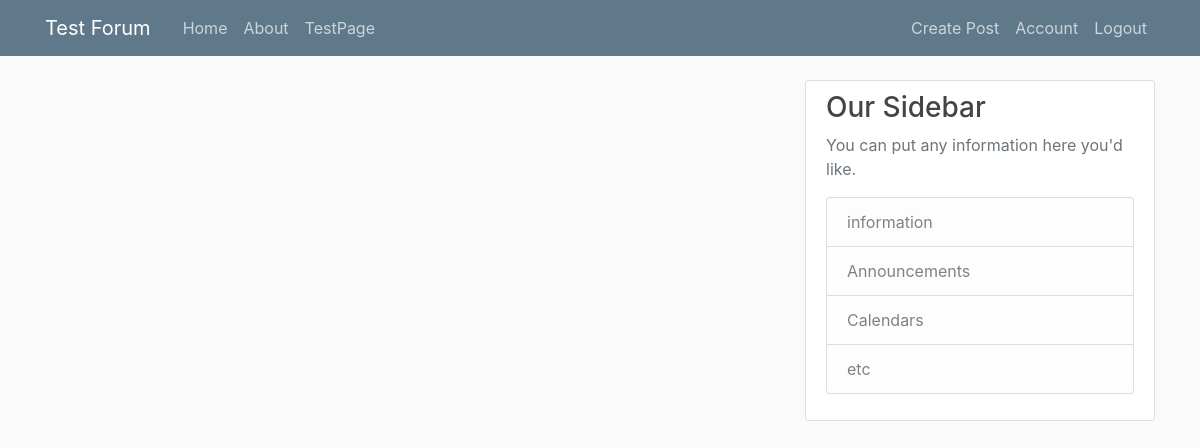
The page /home (signed in) on the database as committed earlier.
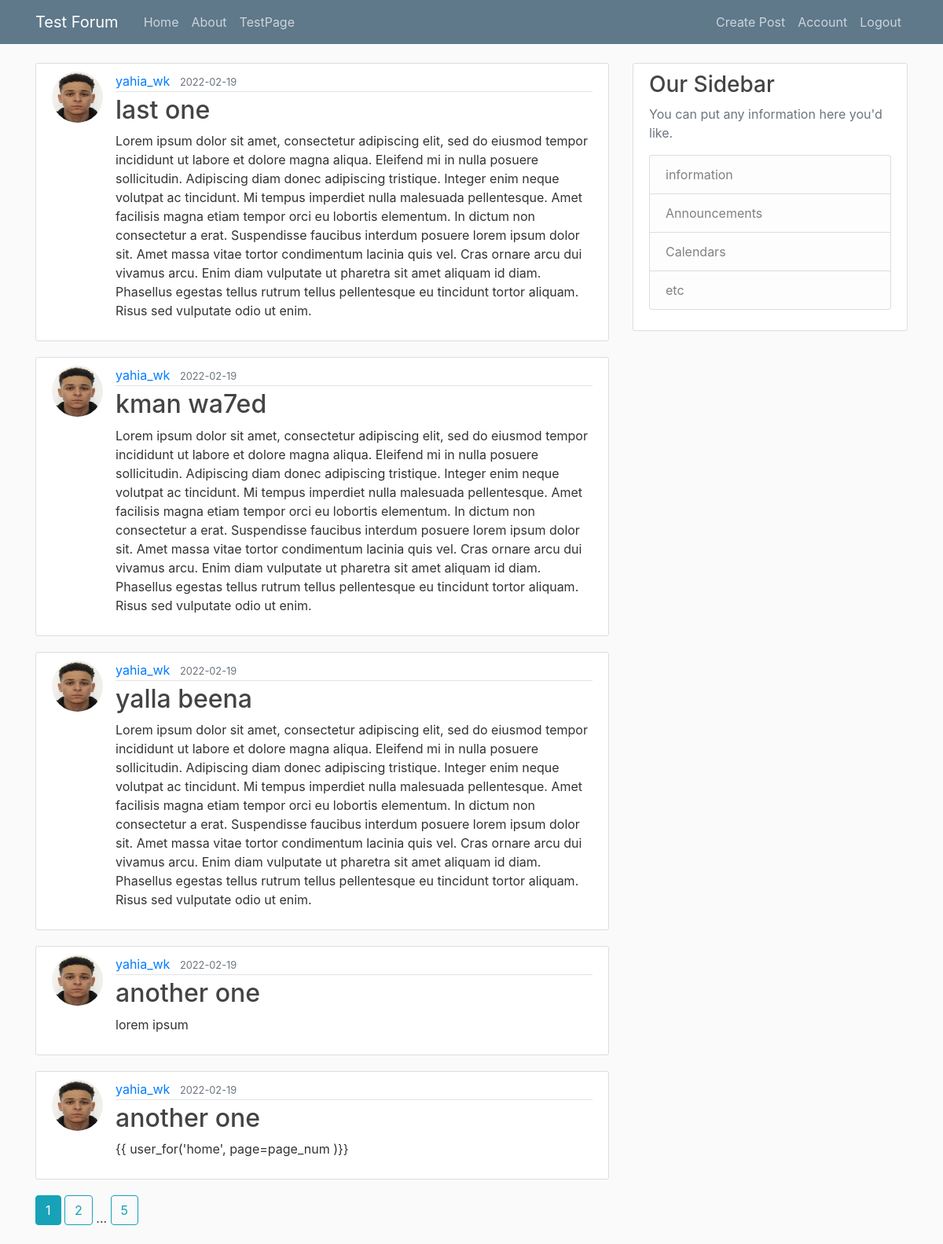
The same page on the database as committed later.
### flaskblog/models.py (models this page shows, shortened)
class Post(db.Model):
    id = db.Column(db.Integer, primary_key=True)
    title =  db.Column(db.String(100), nullable=False)
    date_posted = db.Column(db.DateTime, nullable=False, default=datetime.utcnow)
    content = db.Column(db.Text, nullable=False)
    user_id = db.Column(db.Integer, db.ForeignKey('user.id'), nullable=False)

class User(db.Model, UserMixin):
    id = db.Column(db.Integer, primary_key=True)
    username = db.Column(db.String(20), unique=True, nullable=False)
    email = db.Column(db.String(120), unique=True, nullable=False)
    image_file = db.Column(db.String(20), nullable=False, default='default.jpg')
    password = db.Column(db.String(60), nullable=False)
    posts = db.relationship('Post', backref='author', lazy=True)

### flaskblog/routes.py (the view)
@app.route("/")
@app.route("/home")
@login_required
def home():
    page = request.args.get('page', 1, type=int)
    posts = Post.query.order_by(Post.date_posted.desc()).paginate(per_page=5, page=page)
    return render_template('home.html', posts=posts)

### flaskblog/models.py (called while the page is built)
@login_manager.user_loader
def load_user(user_id):
    return User.query.get(int(user_id))

### flaskblog/templates/home.html
{% extends "layout.html" %}
{% block content %}
    {% for post in posts.items %}
        <article class="media content-section">
          <img class="rounded-circle article-img" src="{{ url_for('static', filename='profile_pics/' + post.author.image_file) }}">
          <div class="media-body">
            <div class="article-metadata">
              <a class="mr-2" href="{{ url_for('user_posts', username=post.author.username) }}">{{ post.author.username }}</a>
              <small class="text-muted">{{ post.date_posted.strftime('%Y-%m-%d') }}</small>
            </div>
            <h2><a class="article-title" href="{{ url_for('post', post_id=post.id) }}">{{ post.title }}</a></h2>
            <p class="article-content">{{ post.content }}</p>
          </div>
        </article>
    {% endfor %}
    {% for page_num in posts.iter_pages(left_edge=1, right_edge=1, left_current=1, right_current=2) %}
        {% if page_num %}
          {% if posts.page == page_num %}
            <a class="btn btn-info mb-4" href="{{ url_for('home', page=page_num )}}">{{ page_num }} </a>
          {% else %}
            <a class="btn btn-outline-info mb-4" href="{{ url_for('home', page=page_num )}}">{{ page_num }} </a>
          {% endif %}
        {% else %}
          ...
        {% endif %}
    {% endfor %}
{% endblock content %}

### flaskblog/templates/layout.html (shortened to what this page needs)
<!DOCTYPE html>
<html>
    <head>
        <link rel="stylesheet" href="https://maxcdn.bootstrapcdn.com/bootstrap/4.0.0/css/bootstrap.min.css">
        <link rel="stylesheet" type="text/css" href="{{ url_for('static', filename='main.css') }}">
        <link rel="stylesheet" href="https://use.fontawesome.com/releases/v5.8.1/css/all.css">
    </head>
    <body>
        <header class="site-header">
            <nav class="navbar navbar-expand-md navbar-dark bg-steel fixed-top">
              <div class="container">
                <a class="navbar-brand mr-4" href="/">Test Forum</a>
                <div class="collapse navbar-collapse" id="navbarToggle">
                  <div class="navbar-nav mr-auto">
                    <a class="nav-item nav-link" href="{{ url_for('home') }}">Home</a>
                    <a class="nav-item nav-link" href="{{ url_for('about') }}">About</a>
                    <a class="nav-item nav-link" href="{{ url_for('testpage') }}">TestPage</a>
                  </div>
                  <div class="navbar-nav">
                    {% if current_user.is_authenticated %}
                    <a class="nav-item nav-link" href="{{ url_for('new_post') }}">Create Post</a>
                    <a class="nav-item nav-link" href="{{ url_for('account') }}">Account</a>
                    <a class="nav-item nav-link" href="{{ url_for('logout') }}">Logout</a>
                    {% else %}
                      <a class="nav-item nav-link" href="{{ url_for('login') }}">Login</a>
                      <a class="nav-item nav-link" href="{{ url_for('register') }}">Register</a>
                    {% endif %}
                  </div>
                </div>
              </div>
            </nav>
        </header>
        <main role="main" class="container">
            <div class="row">
              <div class="col-md-8">
                {% block content %}{% endblock %}
              </div>
              <div class="col-md-4">
                <div class="content-section">
                  <h3>Our Sidebar</h3>
                  <p class='text-muted'>You can put any information here you'd like.
                    <ul class="list-group">
                      <li class="list-group-item list-group-item-light">information</li>
                      <li class="list-group-item list-group-item-light">Announcements</li>
                      <li class="list-group-item list-group-item-light">Calendars</li>
                      <li class="list-group-item list-group-item-light">etc</li>
                    </ul>
                  </p>
                </div>
              </div>
            </div>
          </main>
    </body>
</html>

### flaskblog/static/main.css (style rules this page uses)
body { background: #fafafa; color: #333333; margin-top: 5rem; }
h1, h2, h3, h4, h5, h6 { color: #444444; }
.bg-steel { background-color: #5f788a; }
.site-header .navbar-nav .nav-link { color: #cbd5db; }
.content-section { background: #ffffff; padding: 10px 20px; border: 1px solid #dddddd; border-radius: 3px; margin-bottom: 20px; }
.article-title { color: #444444; }
.article-content { white-space: pre-line; }
.article-img { height: 65px; width: 65px; margin-right: 16px; }
.article-metadata { padding-bottom: 1px; margin-bottom: 4px; border-bottom: 1px solid #e3e3e3 }

Rows that differ between the two databases and show on the page:
added Post: image_file (picture), author.username "yahia_wk", date_posted "2022-02-19", title "last one", content "Lorem ipsum dolor sit amet, consectetur adipiscing elit, sed do eiusmod tempor incididunt ut labore et dolore magna aliqua. Eleifend mi in nulla posuere sollicitudin. Adipiscing diam donec adipiscing tristique. Integer enim neque volutpat ac tincidunt. Mi tempus imperdiet nulla malesuada pellentesque. Amet facilisis magna etiam tempor orci eu lobortis elementum. In dictum non consectetur a erat. Suspendisse faucibus interdum posuere lorem ipsum dolor sit. Amet massa vitae tortor condimentum lacinia quis vel. Cras ornare arcu dui vivamus arcu. Enim diam vulputate ut pharetra sit amet aliquam id diam. Phasellus egestas tellus rutrum tellus pellentesque eu tincidunt tortor aliquam. Risus sed…"
added Post: image_file (picture), author.username "yahia_wk", date_posted "2022-02-19", title "kman wa7ed", content "Lorem ipsum dolor sit amet, consectetur adipiscing elit, sed do eiusmod tempor incididunt ut labore et dolore magna aliqua. Eleifend mi in nulla posuere sollicitudin. Adipiscing diam donec adipiscing tristique. Integer enim neque volutpat ac tincidunt. Mi tempus imperdiet nulla malesuada pellentesque. Amet facilisis magna etiam tempor orci eu lobortis elementum. In dictum non consectetur a erat. Suspendisse faucibus interdum posuere lorem ipsum dolor sit. Amet massa vitae tortor condimentum lacinia quis vel. Cras ornare arcu dui vivamus arcu. Enim diam vulputate ut pharetra sit amet aliquam id diam. Phasellus egestas tellus rutrum tellus pellentesque eu tincidunt tortor aliquam. Risus sed…"
added Post: image_file (picture), author.username "yahia_wk", date_posted "2022-02-19", title "yalla beena", content "Lorem ipsum dolor sit amet, consectetur adipiscing elit, sed do eiusmod tempor incididunt ut labore et dolore magna aliqua. Eleifend mi in nulla posuere sollicitudin. Adipiscing diam donec adipiscing tristique. Integer enim neque volutpat ac tincidunt. Mi tempus imperdiet nulla malesuada pellentesque. Amet facilisis magna etiam tempor orci eu lobortis elementum. In dictum non consectetur a erat. Suspendisse faucibus interdum posuere lorem ipsum dolor sit. Amet massa vitae tortor condimentum lacinia quis vel. Cras ornare arcu dui vivamus arcu. Enim diam vulputate ut pharetra sit amet aliquam id diam. Phasellus egestas tellus rutrum tellus pellentesque eu tincidunt tortor aliquam. Risus sed…"
added Post: image_file (picture), author.username "yahia_wk", date_posted "2022-02-19", title "another one", content "lorem ipsum"
added Post: image_file (picture), author.username "yahia_wk", date_posted "2022-02-19", title "another one", content "{{ user_for('home', page=page_num )}}"
Other text that changed with them:
new list line: "1"
new list line: "2"
new list line: "5"
